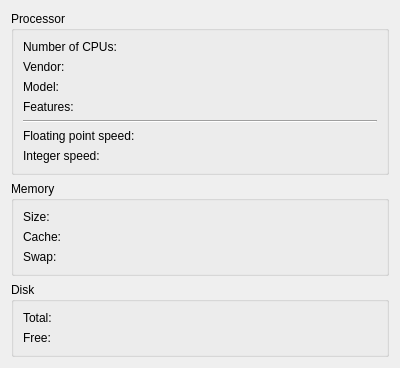
<?xml version="1.0" encoding="UTF-8"?>
<ui version="4.0">
 <class>SystemInfoWidget</class>
 <widget class="QWidget" name="SystemInfoWidget">
  <property name="geometry">
   <rect>
    <x>0</x>
    <y>0</y>
    <width>400</width>
    <height>300</height>
   </rect>
  </property>
  <property name="windowTitle">
   <string>System informations</string>
  </property>
  <property name="windowIcon">
   <iconset resource="../../resources.qrc">
    <normaloff>:/icons/64x64/sections/computer.png</normaloff>:/icons/64x64/sections/computer.png</iconset>
  </property>
  <layout class="QVBoxLayout" name="verticalLayout">
   <item>
    <widget class="QGroupBox" name="processorGroup">
     <property name="title">
      <string>Processor</string>
     </property>
     <layout class="QGridLayout" name="gridLayout_3">
      <item row="0" column="0">
       <widget class="QLabel" name="pCpusCaption">
        <property name="text">
         <string>Number of CPUs:</string>
        </property>
       </widget>
      </item>
      <item row="0" column="1">
       <widget class="QLabel" name="pCpusLabel">
        <property name="text">
         <string/>
        </property>
       </widget>
      </item>
      <item row="1" column="0">
       <widget class="QLabel" name="pVendorCaption">
        <property name="text">
         <string>Vendor:</string>
        </property>
       </widget>
      </item>
      <item row="1" column="1">
       <widget class="ElidedTextLabel" name="pVendorLabel">
        <property name="text">
         <string/>
        </property>
       </widget>
      </item>
      <item row="2" column="0">
       <widget class="QLabel" name="pModelCaption">
        <property name="text">
         <string>Model:</string>
        </property>
       </widget>
      </item>
      <item row="2" column="1">
       <widget class="QLabel" name="pModelLabel">
        <property name="text">
         <string/>
        </property>
        <property name="wordWrap">
         <bool>true</bool>
        </property>
       </widget>
      </item>
      <item row="3" column="0">
       <widget class="QLabel" name="pFeaturesCaption">
        <property name="text">
         <string>Features:</string>
        </property>
        <property name="alignment">
         <set>Qt::AlignLeading|Qt::AlignLeft|Qt::AlignTop</set>
        </property>
       </widget>
      </item>
      <item row="3" column="1">
       <widget class="QLabel" name="pFeaturesLabel">
        <property name="text">
         <string/>
        </property>
        <property name="wordWrap">
         <bool>true</bool>
        </property>
       </widget>
      </item>
      <item row="5" column="0">
       <widget class="QLabel" name="pFpopsCaption">
        <property name="text">
         <string>Floating point speed:</string>
        </property>
       </widget>
      </item>
      <item row="4" column="0" colspan="2">
       <widget class="Line" name="line">
        <property name="orientation">
         <enum>Qt::Horizontal</enum>
        </property>
       </widget>
      </item>
      <item row="5" column="1">
       <widget class="QLabel" name="pFpopsLabel">
        <property name="text">
         <string/>
        </property>
       </widget>
      </item>
      <item row="6" column="0">
       <widget class="QLabel" name="pIopsCaption">
        <property name="text">
         <string>Integer speed:</string>
        </property>
       </widget>
      </item>
      <item row="6" column="1">
       <widget class="QLabel" name="pIopsLabel">
        <property name="text">
         <string/>
        </property>
       </widget>
      </item>
     </layout>
    </widget>
   </item>
   <item>
    <widget class="QGroupBox" name="memoryGroup">
     <property name="title">
      <string>Memory</string>
     </property>
     <layout class="QGridLayout" name="gridLayout_4">
      <item row="0" column="0">
       <widget class="QLabel" name="mNbytesCaption">
        <property name="text">
         <string>Size:</string>
        </property>
       </widget>
      </item>
      <item row="0" column="1">
       <widget class="QLabel" name="mNbytesLabel">
        <property name="text">
         <string/>
        </property>
       </widget>
      </item>
      <item row="1" column="0">
       <widget class="QLabel" name="mCacheCaption">
        <property name="text">
         <string>Cache:</string>
        </property>
       </widget>
      </item>
      <item row="1" column="1">
       <widget class="QLabel" name="mCacheLabel">
        <property name="text">
         <string/>
        </property>
       </widget>
      </item>
      <item row="2" column="0">
       <widget class="QLabel" name="mSwapCaption">
        <property name="text">
         <string>Swap:</string>
        </property>
       </widget>
      </item>
      <item row="2" column="1">
       <widget class="QLabel" name="mSwapLabel">
        <property name="text">
         <string/>
        </property>
       </widget>
      </item>
     </layout>
    </widget>
   </item>
   <item>
    <widget class="QGroupBox" name="diskGroup">
     <property name="title">
      <string>Disk</string>
     </property>
     <layout class="QGridLayout" name="gridLayout_5">
      <item row="0" column="0">
       <widget class="QLabel" name="dTotalCaption">
        <property name="text">
         <string>Total:</string>
        </property>
       </widget>
      </item>
      <item row="1" column="0">
       <widget class="QLabel" name="dFreeCaption">
        <property name="text">
         <string>Free:</string>
        </property>
       </widget>
      </item>
      <item row="1" column="1">
       <widget class="QLabel" name="dFreeLabel">
        <property name="text">
         <string/>
        </property>
       </widget>
      </item>
      <item row="0" column="1">
       <widget class="QLabel" name="dTotalLabel">
        <property name="text">
         <string/>
        </property>
       </widget>
      </item>
     </layout>
    </widget>
   </item>
   <item>
    <spacer name="verticalSpacer_2">
     <property name="orientation">
      <enum>Qt::Vertical</enum>
     </property>
     <property name="sizeHint" stdset="0">
      <size>
       <width>20</width>
       <height>49</height>
      </size>
     </property>
    </spacer>
   </item>
  </layout>
 </widget>
 <customwidgets>
  <customwidget>
   <class>ElidedTextLabel</class>
   <extends>QLabel</extends>
   <header>ElidedTextLabel.h</header>
  </customwidget>
 </customwidgets>
 <resources>
  <include location="../../resources.qrc"/>
 </resources>
 <connections/>
</ui>
